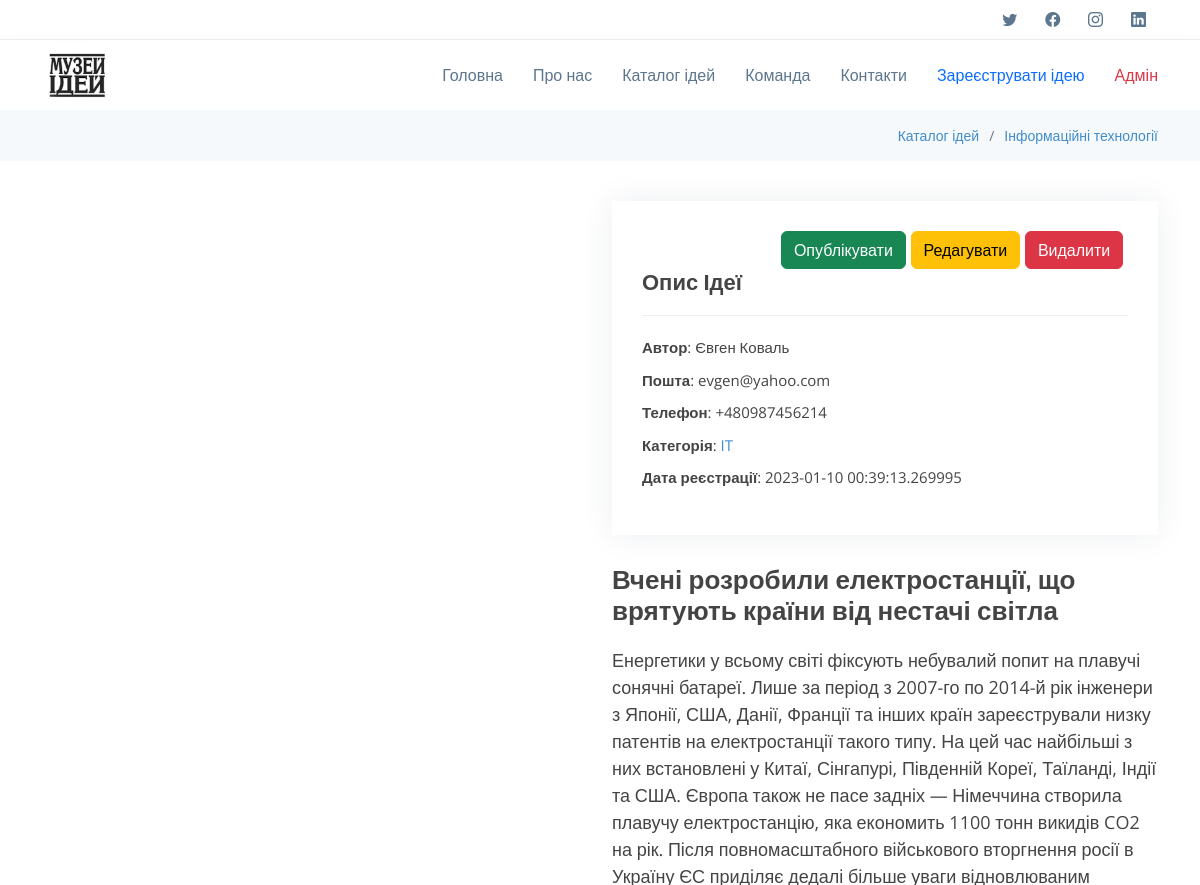
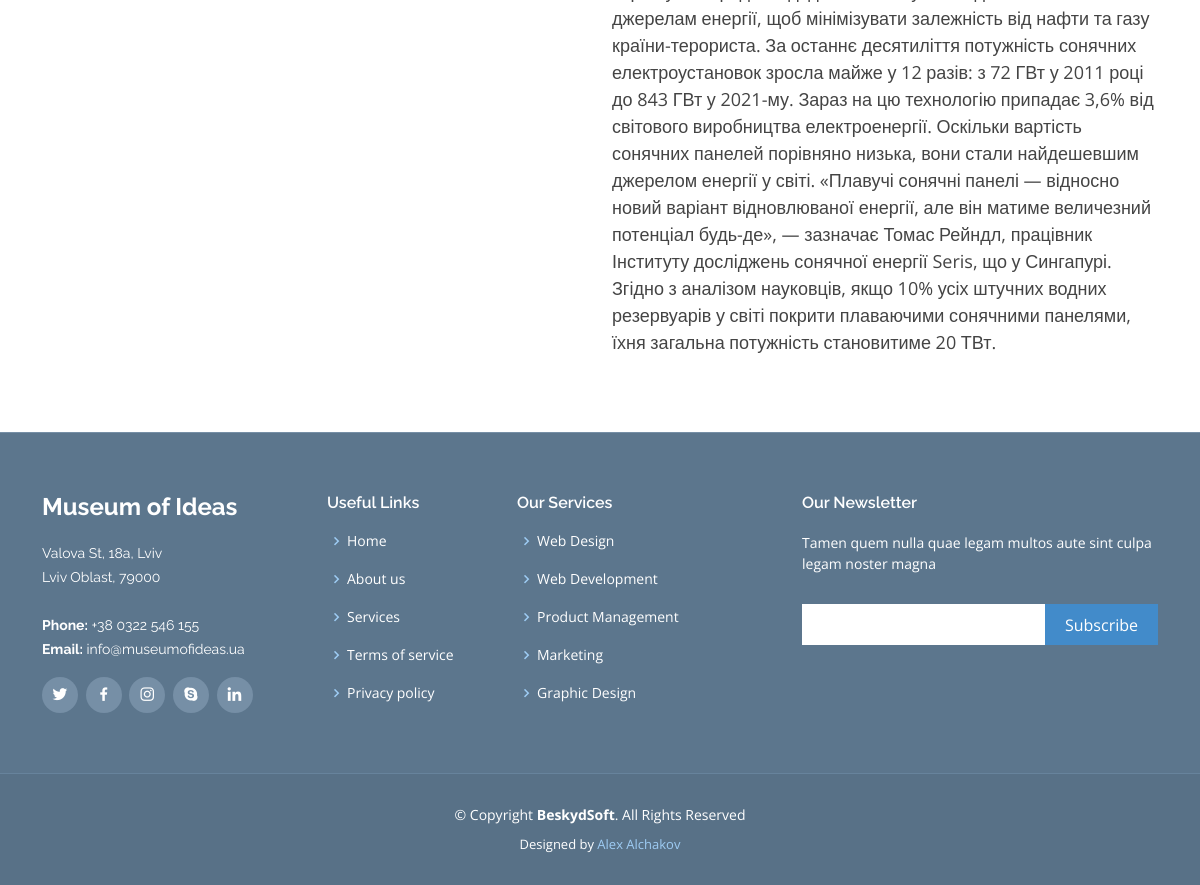
The app's page /admin/3 with its own data (2 pictures, top to bottom).
### app.py (models this page shows, shortened)
class Idea(db.Model):
    id = db.Column(db.Integer, primary_key=True, autoincrement=True)
    author = db.Column(db.String(50), nullable=False)
    email = db.Column(db.String(50), nullable=False)
    phone = db.Column(db.String(50), nullable=False)
    category = db.Column(db.String(50), nullable=False)
    title = db.Column(db.String(100), nullable=False)
    intro = db.Column(db.String(350), nullable=False)
    description = db.Column(db.Text, nullable=False)
    date = db.Column(db.DateTime, default=datetime.now)
    published = db.Column(db.Boolean, default=False)
    archive = db.Column(db.Boolean, default=False)

### app.py (the view)
@app.route('/admin/<int:id>')
def admin_idea(id):
    idea = Idea.query.get(id)
    return render_template('admin_idea.html', idea=idea)

### templates/admin_idea.html (shortened to what this page needs)
{% extends 'base_idea.html' %}
{% block body %}
  <section class="breadcrumbs">
      <div class="container">
          <div class="d-flex justify-content-end">
              <ol>
                  <li><a href="../index.html#catalog">Каталог ідей</a></li>
                  <li><a href="../urbanism.html">Інформаційні технології</a></li>
              </ol>
          </div>
      </div>
  </section>
  <main>
    <section id="portfolio-details" class="portfolio-details">
      <div class="container" data-aos="fade-up">
        <div class="row gy-4">
          <div class="col-lg-6">
            <div class="portfolio-details-slider swiper">
              <div class="swiper-wrapper align-items-center">
                <div class="swiper-slide">
                </div>
              </div>
            </div>
          </div>
          <div class="col-lg-6">
            <div class="portfolio-info">
              <div class="d-flex justify-content-end">
                <a href="/admin/{{ idea.id }}/publish" onclick="" class="btn btn-success">Опублікувати</a>&nbsp;
                <a href="/admin/{{ idea.id }}/edit" class="btn btn-warning">Редагувати</a>&nbsp;
                <a href="/admin/{{ idea.id }}/delete" class="btn btn-danger">Видалити</a>&nbsp;
              </div>
              <h3>Опис Ідеї</h3>
              <ul>
                <li><strong>Автор</strong>: {{ idea.author}} </li>
                <li><strong>Пошта</strong>: {{ idea.email}} </li>
                <li><strong>Телефон</strong>: {{ idea.phone}} </li>
                <li><strong>Категорія</strong>: <a href="../urbanism.html"> {{ idea.category}} </a></li>
                <li><strong>Дата реєстрації</strong>: {{ idea.date }} </li>
              </ul>
            </div>
            <div class="portfolio-description">
              <h2> {{ idea.title }} </h2>
              <p>
                 {{ idea.description }}
              </p>
            </div>
          </div>
        </div>
      </div>
    </section>
  </main>
{% endblock %}

### static/css/style.css (style rules this page uses)
body { font-family: "Open Sans", sans-serif; font-size: 18px; color: #444; }
a { color: #428bca; text-decoration: none; }
h1, h2, h3, h4, h5, h6, .font-primary { font-family: "Raleway", sans-serif; }
section { padding: 60px 0; overflow: hidden; }
.breadcrumbs { padding: 15px 0; background-color: #f5f9fc; min-height: 40px; }
.breadcrumbs ol { display: flex; flex-wrap: wrap; list-style: none; padding: 0; margin: 0; font-size: 14px; }
.breadcrumbs ol li+li { padding-left: 10px; }
.breadcrumbs ol li+li::before { display: inline-block; padding-right: 10px; color: #6c757d; content: "/"; }
.portfolio-details { padding-top: 40px; }
.portfolio-details .portfolio-info { padding: 30px; box-shadow: 0px 0 30px rgba(31, 53, 72, 0.08); }
.portfolio-details .portfolio-info h3 { font-size: 22px; font-weight: 700; margin-bottom: 20px; padding-bottom: 20px; border-bottom: 1px solid #eee; }
.portfolio-details .portfolio-info ul { list-style: none; padding: 0; font-size: 15px; }
.portfolio-details .portfolio-info ul li+li { margin-top: 10px; }
.portfolio-details .portfolio-description { padding-top: 30px; }
.portfolio-details .portfolio-description h2 { font-size: 26px; font-weight: 700; margin-bottom: 20px; }
.portfolio-details .portfolio-description p { padding: 0; }
section, article { margin: 0 0 0 0; }
section > :last-child, article > :last-child, section:last-child, article:last-child { margin-bottom: 0; }

### records on screen
Idea: author "Євген Коваль", email "evgen@yahoo.com", phone "+480987456214", category "IT", date "2023-01-10 00:39:13.269995", title "Вчені розробили електростанції, що врятують країни від нестачі світла", description "Енергетики у всьому світі фіксують небувалий попит на плавучі сонячні батареї. Лише за період з 2007-го по 2014-й рік інженери з Японії, США, Данії, Франції та інших країн зареєстрували низку патентів на електростанції такого типу. На цей час найбільші з них встановлені у Китаї, Сінгапурі, Південній Кореї, Таїланді, Індії та США. Європа також не пасе задніх — Німеччина створила плавучу електростанцію, яка економить 1100 тонн викидів CO2 на рік. Після повномасштабного військового вторгнення росії в Україну ЄС приділяє дедалі більше уваги відновлюваним джерелам енергії, щоб мінімізувати залежність від нафти та газу країни-терориста. За останнє десятиліття потужність сонячних електроустановок…"
